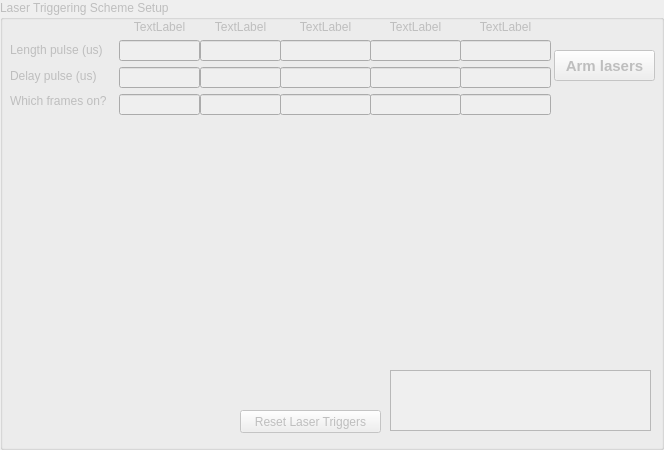
       <widget class="QGroupBox" name="LaserTriggerSchemeBox_2">
        <property name="enabled">
         <bool>false</bool>
        </property>
        <property name="minimumSize">
         <size>
          <width>0</width>
          <height>450</height>
         </size>
        </property>
        <property name="title">
         <string>Laser Triggering Scheme Setup</string>
        </property>
        <widget class="PlotWidget" name="graphWidget_5" native="true">
         <property name="geometry">
          <rect>
           <x>10</x>
           <y>150</y>
           <width>641</width>
           <height>211</height>
          </rect>
         </property>
        </widget>
        <widget class="QPushButton" name="resetLasersTriggerButton_5">
         <property name="geometry">
          <rect>
           <x>240</x>
           <y>410</y>
           <width>141</width>
           <height>23</height>
          </rect>
         </property>
         <property name="text">
          <string>Reset Laser Triggers</string>
         </property>
        </widget>
        <widget class="QTextBrowser" name="VerboseBox_5">
         <property name="geometry">
          <rect>
           <x>390</x>
           <y>370</y>
           <width>261</width>
           <height>61</height>
          </rect>
         </property>
        </widget>
        <widget class="QWidget" name="horizontalLayoutWidget_21">
         <property name="geometry">
          <rect>
           <x>280</x>
           <y>20</y>
           <width>91</width>
           <height>95</height>
          </rect>
         </property>
         <layout class="QHBoxLayout" name="horizontalLayout_76">
          <item>
           <layout class="QVBoxLayout" name="verticalLayout_25">
            <item>
             <widget class="QLabel" name="NameLaser_2_6">
              <property name="text">
               <string>TextLabel</string>
              </property>
              <property name="alignment">
               <set>Qt::AlignCenter</set>
              </property>
             </widget>
            </item>
            <item>
             <widget class="QLineEdit" name="Length_Edit_Laser_20"/>
            </item>
            <item>
             <widget class="QLineEdit" name="Delay_Edit_Laser_20"/>
            </item>
            <item>
             <widget class="QLineEdit" name="BlinkFrames_Edit_Laser_20"/>
            </item>
           </layout>
          </item>
         </layout>
        </widget>
        <widget class="QWidget" name="horizontalLayoutWidget_22">
         <property name="geometry">
          <rect>
           <x>370</x>
           <y>20</y>
           <width>91</width>
           <height>95</height>
          </rect>
         </property>
         <layout class="QHBoxLayout" name="horizontalLayout_77">
          <item>
           <layout class="QVBoxLayout" name="verticalLayout_26">
            <item>
             <widget class="QLabel" name="NameLaser_3_6">
              <property name="text">
               <string>TextLabel</string>
              </property>
              <property name="alignment">
               <set>Qt::AlignCenter</set>
              </property>
             </widget>
            </item>
            <item>
             <widget class="QLineEdit" name="Length_Edit_Laser_21"/>
            </item>
            <item>
             <widget class="QLineEdit" name="Delay_Edit_Laser_21"/>
            </item>
            <item>
             <widget class="QLineEdit" name="BlinkFrames_Edit_Laser_21"/>
            </item>
           </layout>
          </item>
         </layout>
        </widget>
        <widget class="QWidget" name="horizontalLayoutWidget_23">
         <property name="geometry">
          <rect>
           <x>460</x>
           <y>20</y>
           <width>91</width>
           <height>95</height>
          </rect>
         </property>
         <layout class="QHBoxLayout" name="horizontalLayout_78">
          <item>
           <layout class="QVBoxLayout" name="verticalLayout_27">
            <item>
             <widget class="QLabel" name="NameLaser_4_6">
              <property name="text">
               <string>TextLabel</string>
              </property>
              <property name="alignment">
               <set>Qt::AlignCenter</set>
              </property>
             </widget>
            </item>
            <item>
             <widget class="QLineEdit" name="Length_Edit_Laser_22"/>
            </item>
            <item>
             <widget class="QLineEdit" name="Delay_Edit_Laser_22"/>
            </item>
            <item>
             <widget class="QLineEdit" name="BlinkFrames_Edit_Laser_22"/>
            </item>
           </layout>
          </item>
         </layout>
        </widget>
        <widget class="QWidget" name="horizontalLayoutWidget_24">
         <property name="geometry">
          <rect>
           <x>200</x>
           <y>20</y>
           <width>81</width>
           <height>95</height>
          </rect>
         </property>
         <layout class="QHBoxLayout" name="horizontalLayout_79">
          <item>
           <layout class="QVBoxLayout" name="verticalLayout_28">
            <item>
             <widget class="QLabel" name="NameLaser_1_6">
              <property name="text">
               <string>TextLabel</string>
              </property>
              <property name="alignment">
               <set>Qt::AlignCenter</set>
              </property>
             </widget>
            </item>
            <item>
             <widget class="QLineEdit" name="Length_Edit_Laser_23"/>
            </item>
            <item>
             <widget class="QLineEdit" name="Delay_Edit_Laser_23"/>
            </item>
            <item>
             <widget class="QLineEdit" name="BlinkFrames_Edit_Laser_23"/>
            </item>
           </layout>
          </item>
         </layout>
        </widget>
        <widget class="QWidget" name="horizontalLayoutWidget_25">
         <property name="geometry">
          <rect>
           <x>119</x>
           <y>20</y>
           <width>81</width>
           <height>95</height>
          </rect>
         </property>
         <layout class="QHBoxLayout" name="horizontalLayout_80">
          <item>
           <layout class="QVBoxLayout" name="verticalLayout_29">
            <item>
             <widget class="QLabel" name="NameLaser_0_6">
              <property name="text">
               <string>TextLabel</string>
              </property>
              <property name="alignment">
               <set>Qt::AlignCenter</set>
              </property>
             </widget>
            </item>
            <item>
             <widget class="QLineEdit" name="Length_Edit_Laser_24"/>
            </item>
            <item>
             <widget class="QLineEdit" name="Delay_Edit_Laser_24"/>
            </item>
            <item>
             <widget class="QLineEdit" name="BlinkFrames_Edit_Laser_24"/>
            </item>
           </layout>
          </item>
         </layout>
        </widget>
        <widget class="QPushButton" name="ARMlaserTriggerPushButton_5">
         <property name="geometry">
          <rect>
           <x>554</x>
           <y>50</y>
           <width>101</width>
           <height>31</height>
          </rect>
         </property>
         <property name="font">
          <font>
           <pointsize>11</pointsize>
           <weight>75</weight>
           <bold>true</bold>
          </font>
         </property>
         <property name="text">
          <string>Arm lasers</string>
         </property>
        </widget>
        <widget class="QWidget" name="layoutWidget_31">
         <property name="geometry">
          <rect>
           <x>10</x>
           <y>40</y>
           <width>101</width>
           <height>71</height>
          </rect>
         </property>
         <layout class="QVBoxLayout" name="verticalLayout_30">
          <item>
           <widget class="QLabel" name="label_13">
            <property name="text">
             <string>Length pulse (us)</string>
            </property>
           </widget>
          </item>
          <item>
           <widget class="QLabel" name="label_14">
            <property name="text">
             <string>Delay pulse (us)</string>
            </property>
           </widget>
          </item>
          <item>
           <widget class="QLabel" name="label_15">
            <property name="text">
             <string>Which frames on?</string>
            </property>
           </widget>
          </item>
         </layout>
        </widget>
       </widget>
